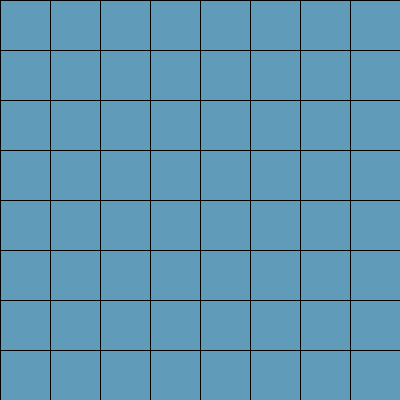
Frame 1 (no input)
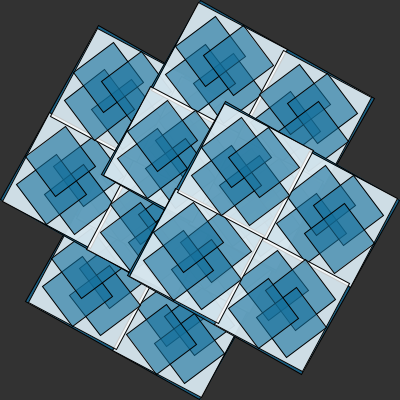
Frame 60 (the mouse pressed at the canvas centre just before this capture)
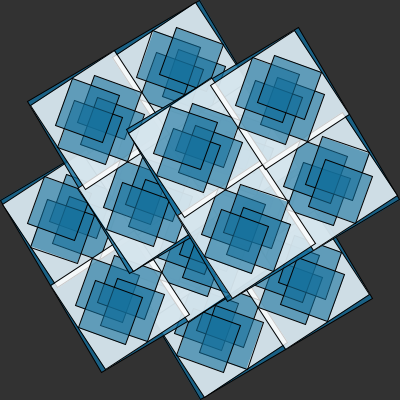
Frame 120 (the mouse held since frame 60 and released just before this capture)

The Processing sketch that drew these frames (run headless with seeded random() and noise(); from frame 60 on, the mouse is pressed at the canvas centre):

// Processing sketch: processing_169382
// ── processing_169382.pde

float mx, my;
float angleStep;

float rSize; 
float rx, ry; 
float tx, ty; 
float angleR;

float rSize2; 
float rx2, ry2; 
float tx2, ty2; 
float angleR2;

float rSize3; 
float rx3, ry3; 
float tx3, ty3; 
float angleR3;

void setup() {
  size(400, 400); 
  background(255); 
  smooth(); 
  frameRate(25); 
  strokeWeight(1);  

  mx = width/2; 
  my = height/2; 

  rSize = 200;
  angleR = 0; 
  rx = 0 - mx; 
  ry = height - rSize - my;  
  tx = rSize - mx; 
  ty = height - my;
  angleStep = 0.5;  

  rSize2 = 100;
  angleR2 = 0;
  tx2 = -rSize2; 
  ty2 = 0; 

  rSize3 = 50;
  angleR3 = 0;  
  tx3 = -rSize3; 
  ty3 = 0; 
}

void draw() {

  background(50); 
  stroke(0); 
  
  // rotate first rectangle
  for (float angle = 0; angle < TWO_PI; angle += PI/2) {   

    pushMatrix(); 
    translate(mx, my);   // midpoint of canvas
    rotate(angle); 

    pushMatrix();
    translate(tx, ty);   //lower right edge of rect1 
    rotate(radians(angleR));
    fill(#136E9B, 200);     
    rect(rx - tx, ry - ty, rSize, rSize);   
    // rotate second rectangle within first rectangle
    for (float angle1 = 0; angle1 < TWO_PI; angle1 += PI/2) {

      pushMatrix(); 
      translate(-rSize/2, -rSize/2);   // midpoint of rect1
      rotate(angle1); 

      pushMatrix();
      translate(tx2+rSize/2, ty2+rSize/2);  // lower right edge of rect2
      rotate(radians(angleR2)); 
      fill(255, 200); 
      rect(-rSize2, -rSize2, rSize2, rSize2); 
      // rotate third rectangle within second rectangle
      for (float angle2 = 0; angle2 < TWO_PI; angle2 += PI/2) {

        pushMatrix(); 
        translate(-rSize2/2, -rSize2/2); 
        rotate(angle2); 

        pushMatrix(); 
        translate(tx3+rSize2/2, ty3+rSize2/2);
        rotate(radians(angleR3));  
        fill(#136E9B, 150);
        rect(-rSize3, -rSize3, rSize3, rSize3);    
        popMatrix();     

        popMatrix();
      } // rotate third rectangle within second rectangle
      popMatrix();

      popMatrix();
    } // rotate second rectangle within first rectangle
    popMatrix(); 

    popMatrix();
  } // rotate first rectangle

  angleR += angleStep; 
  if (angleR > 90 || tx >= mx) {    
    angleR = 0; 
    rx = 0 - mx; 
    tx = rSize - mx;
  }

  angleR2 += angleStep*3; 
  if (angleR2 > 90) {
    angleR2 = 0; 
    tx2 = -rSize2;
  }

  angleR3 += angleStep*7.1; 
  if (angleR3 > 90) {
    angleR3 = 0; 
    tx3 = -rSize3;
  }

}
